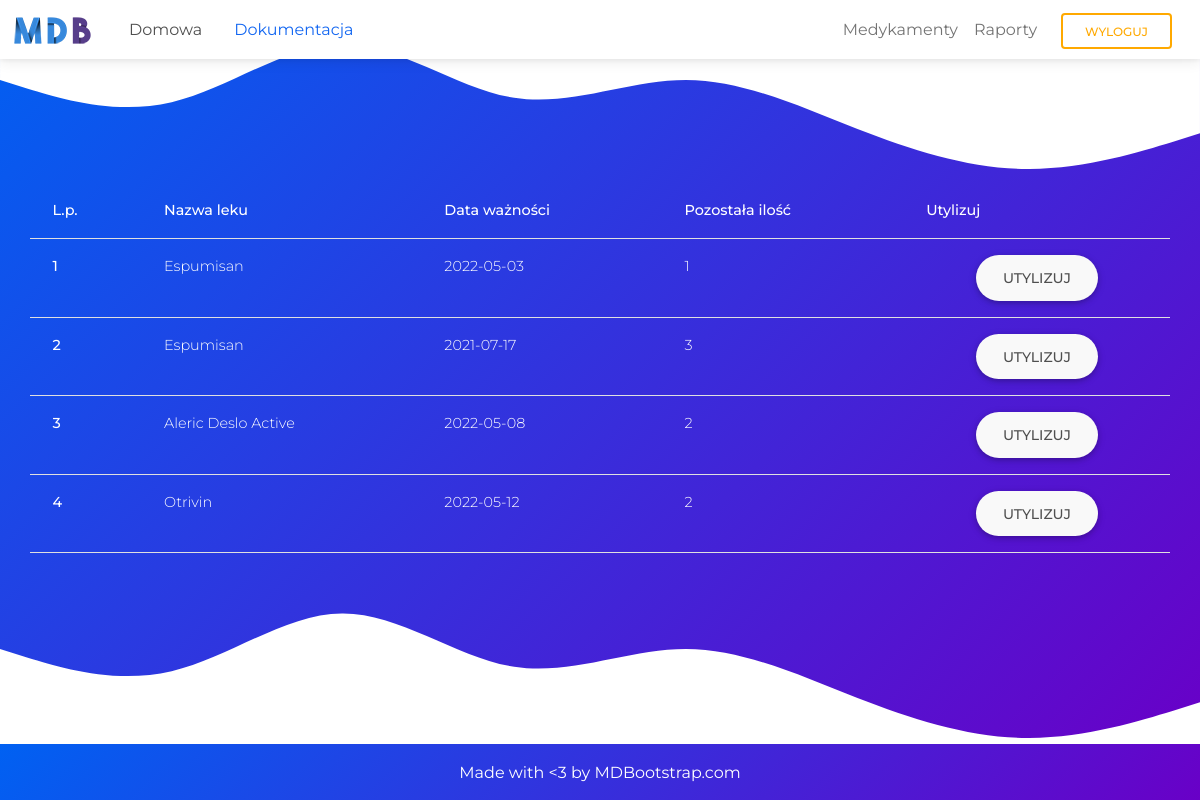
The app's page /med.php?utilization (signed in) with its own data.
### tables this page shows
CREATE TABLE `leki_specyfikacja` (
  `idleki` int(11) UNSIGNED NOT NULL,
  `nazwa` varchar(80) NOT NULL,
  `subst_czynna` varchar(100) NOT NULL,
  `ean` varchar(15) NOT NULL,
  `op_zb` varchar(40) NOT NULL
);

CREATE TABLE `leki_w_apteczce` (
  `idleki_w_apteczce` int(11) UNSIGNED NOT NULL,
  `apteczki_idapteczki` int(11) NOT NULL,
  `leki_specyfikacja_idleki` int(11) DEFAULT NULL,
  `ilosc_kupiona` decimal(10,0) DEFAULT NULL,
  `ilosc_pozostala` decimal(10,0) DEFAULT NULL,
  `data_waznosci` date DEFAULT NULL,
  `status` int(11) DEFAULT NULL,
  `price` double DEFAULT NULL
);

### med.php (called while the page is built, shortened)
<?php require('components/head.inc.php'); ?>
<?php include('components/navbar.inc.php'); ?>
<?php include('components/med.inc.php'); ?>
<?php require('components/footer.inc.php'); ?>

### components/med.inc.php (the view, shortened to what this page needs)
   <section class="services gradient">
       <div class="container">
           <div class="row align-items-center justify-content-center">
               <?php
          if (zalogowany()) {
            if (isset($_GET["addSpec"])) { ?>
               <div class="card-body p-5 text-white">
                   <div class="my-md-5">
                       <div class="text-center pt-1">
                           <h1 class="fw-bold my-5 text-uppercase">Dodaj specyfik</h1>
                       </div>
                       <form method="POST" action="med.php?addSpecyfik">
                           <!-- <div class="form-outline form-white mb-4">
                          <input type="text" id="typeName" class="form-control form-control-lg" name="nazwaLeku" />
                          <label class="form-label" for="typeName">Nazwa leku</label>
                      </div> -->
                           <div class="form-outline form-white mb-4">
                               <input type="text" id="typeName" class="form-control form-control-lg" name="nazwa"
                                   required />
                               <label class="form-label" for="typeName">Nazwa specyfiku</label>
                           </div>
                           <div class="form-outline form-white mb-4">
                               <input type="text" id="typeName" class="form-control form-control-lg"
                                   name="substancjaCzynna" required />
                               <label class="form-label" for="typeName">Substancja czynna</label>
                           </div>
                           <div class="form-outline form-white mb-4">
                               <input type="text" id="typePassword" class="form-control form-control-lg" name="ean"
                                   required />
                               <label class="form-label" for="typePassword">EAN</label>
                           </div>
                           <div class="form-outline form-white mb-4">
                               <input type="text" id="typePassword" class="form-control form-control-lg" name="opZb"
                                   required />
                               <label class="form-label" for="typePassword">Opakowanie zbiorcze</label>
                           </div>
                           <div class="text-center py-5">
                               <button class="btn btn-light btn-lg btn-rounded px-5" type="submit">Dodaj</button>
                           </div>
                       </form>
                   </div>
               </div>
               <?php
            } else if (isset($_GET["utilization"])) {
                          $idApteczki = $_SESSION["apteczkiId"];
?>
               <table class="table text-white ">
                   <thead>
                       <tr>
                           <th scope="col">L.p.</th>
                           <th scope="col">Nazwa leku</th>
                           <th scope="col">Data ważności</th>
                           <th scope="col">Pozostała ilość</th>
                           <th scope="col">Utylizuj</th>
                       </tr>
                   </thead>
                   <tbody>
                       <?php
              $sql = "SELECT * FROM `leki_w_apteczce` JOIN leki_specyfikacja WHERE
              leki_w_apteczce.leki_specyfikacja_idleki = leki_specyfikacja.idleki
              && leki_w_apteczce.apteczki_idapteczki = $idApteczki
              && leki_w_apteczce.data_waznosci <= CURRENT_DATE
              && leki_w_apteczce.status > 0";
              $res = mysqli_query($conn, $sql);
              if ($res )  {
                if( mysqli_num_rows($res) > 0 )  {
                    $counter= 0;
                  while($record = mysqli_fetch_assoc($res)){
                    echo "<br>";
                    $counter++;
                    $idleki_w_apteczce = $record["idleki_w_apteczce"];
                    $nazwa = $record["nazwa"];
                    $data_waznosci = $record["data_waznosci"];
                    $ilosc_pozostala = $record["ilosc_pozostala"];
                    echo "<tr>
                    <th scope='row'>$counter</th>
                    <td>$nazwa</td>
                    <td>$data_waznosci</td>
                    <td>$ilosc_pozostala</td>
                    <td>
                    <div class='text-center'>
                    <a href='med.php?setZero=$idleki_w_apteczce'><button class='btn btn-light btn-lg btn-rounded ' type='submit'>Utylizuj</button></a>
                </div></td>
                  </tr>";
                  }
                } else echo "Brak wierszy";
              }
              else die("Błąd pobierania listy specyfików <br>" . mysqli_error($conn));?>
                   </tbody>
               </table>
               <?php
            } else if (isset($_GET["wydaj"])) { ?>
               <table class="table text-white ">
                   <thead>
                       <tr>
                           <th scope="col">L.p.</th>
                           <th scope="col">Nazwa leku</th>
                           <th scope="col">Data ważności</th>
                           <th scope="col">Pozostała ilość</th>
                           <th scope="col">Ilość</th>
                       </tr>
                   </thead>
                   <tbody>
                       <?php
                  $idApteczki = $_SESSION["apteczkiId"];
              $sql = "SELECT * FROM `leki_w_apteczce` JOIN leki_specyfikacja WHERE
              leki_w_apteczce.leki_specyfikacja_idleki = leki_specyfikacja.idleki
              && leki_w_apteczce.apteczki_idapteczki = $idApteczki
              && leki_w_apteczce.data_waznosci > CURRENT_DATE
              && leki_w_apteczce.status > 0
              && leki_w_apteczce.ilosc_pozostala > 0";
              $res = mysqli_query($conn, $sql);
              if ($res )  {
                if( mysqli_num_rows($res) > 0 )  {
                    $counter= 0;
                  while($record = mysqli_fetch_assoc($res)){
                    echo "<br>";
                    $counter++;
                    $idleki_w_apteczce = $record["idleki_w_apteczce"];
                    $nazwa = $record["nazwa"];
                    $data_waznosci = $record["data_waznosci"];
                    $ilosc_pozostala = $record["ilosc_pozostala"];
                    echo "<tr>
                    <th scope='row'>$counter</th>
                    <td>$nazwa</td>
                    <td>$data_waznosci</td>
                    <td>$ilosc_pozostala</td>
                    <td><form method='post' action='med.php?med.php?updatePozostalo=$ilosc_pozostala&idLeku=$idleki_w_apteczce'><input min='1' max='$ilosc_pozostala'
                    type='number' id='typeName' class='form-control form-control-sm' name='iloscUsed' required />
                    <div class='text-center'>
                        <button class='btn btn-light btn-lg btn-rounded ' type='submit'>Użyj</button>
                    </div></form></td>
                  </tr>";
                  }
                } else echo "Brak wierszy";
              }
              else die("Błąd pobierania listy specyfików <br>" . mysqli_error($conn));?>
                   </tbody>
               </table>
               <!-- array(7) { ["idleki_w_apteczce"]=> string(1) "2" ["apteczki_idapteczki"]=> string(1) "2" [
  "leki_specyfikacja_idleki"]=> string(1) "1" ["ilosc_kupiona"]=> string(1) "1" ["ilosc_pozostala"]=> string(1) "1"
   ["data_waznosci"]=> string(10) "2022-05-03" ["status"]=> string(1) "0" } -->
               <?php  }
          } ?>
           </div>
       </div>
   </section>

### css/styles.css (style rules this page uses)
html, body { height: 100%; font-size: 1rem; font-family: "Montserrat", sans-serif; }
.gradient { background: rgb(0, 97, 242); background: linear-gradient( 135deg, rgba(0, 97, 242, 1) 0%, rgba(105, 0, 199, 1) 100% ); }
.services { color: #fff; }
a { color: #fff; text-decoration: none; }

### records on screen
leki_specyfikacja: nazwa "Espumisan", idleki.data_waznosci "2022-05-03", idleki.ilosc_pozostala "1", leki_w_apteczce.data_waznosci "2021-07-17", leki_w_apteczce.ilosc_pozostala "3"
leki_specyfikacja: nazwa "Aleric Deslo Active", leki_w_apteczce.data_waznosci "2022-05-08", leki_w_apteczce.ilosc_pozostala "2"
leki_specyfikacja: nazwa "Otrivin", leki_w_apteczce.data_waznosci "2022-05-12", leki_w_apteczce.ilosc_pozostala "2"

### other values on screen
$nazwaApteczki "Domowa"
